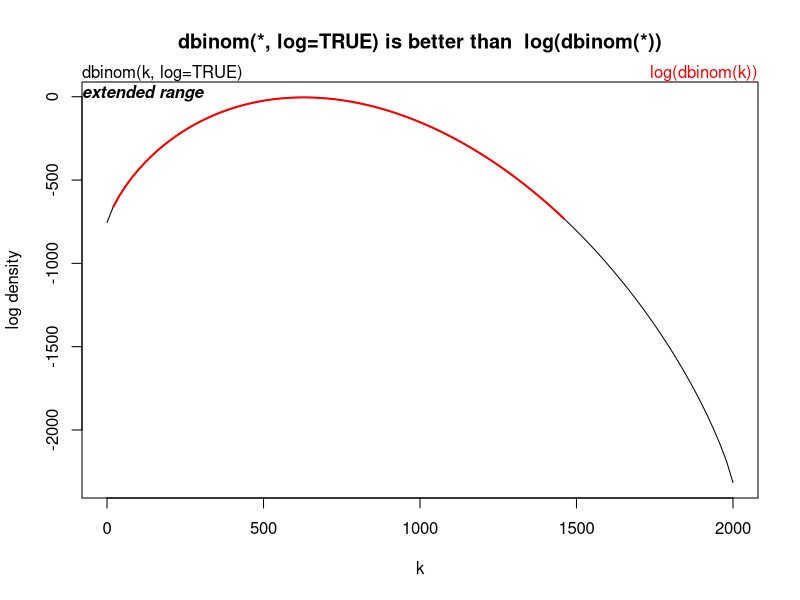

The R script that drew this image: (Note: this script raises an error after producing the figure.)
require(graphics)
# Compute P(45 < X < 55) for X Binomial(100,0.5)
sum(dbinom(46:54, 100, 0.5))

## Using "log = TRUE" for an extended range :
n <- 2000
k <- seq(0, n, by = 20)
plot (k, dbinom(k, n, pi/10, log = TRUE), type = "l", ylab = "log density",
      main = "dbinom(*, log=TRUE) is better than  log(dbinom(*))")
lines(k, log(dbinom(k, n, pi/10)), col = "red", lwd = 2)
## extreme points are omitted since dbinom gives 0.
mtext("dbinom(k, log=TRUE)", adj = 0)
mtext("extended range", adj = 0, line = -1, font = 4)
mtext("log(dbinom(k))", col = "red", adj = 1)

matrix(c(1,2,3, 11,12,13), nrow = 2, ncol = 3, byrow = TRUE,
       dimnames = list(c("row1", "row2"),
                       c("C.1", "C.2", "C.3")))

t.test(pre,post, mu=0, var.equal=TRUE, paired=TRUE)


#t.test(pre, alternative = c("two.sided"), mu = mean(post), conf.level = 0.95)

wt.diff <- pre-post

t <- (mean(wt.diff)-0)/(sd(wt.diff)/(sqrt(10)))
t

critical.value <- qt(0.95, 9, lower.tail = TRUE)
critical.value

qt(c(0.025, 0.975), 9, lower.tail = TRUE)

# The critical value is less than the t-value so the null hypothesis can be
# rejected.  The difference in result is a consequence of a smaller sample variance.
# A p-value may be calculated as well.  It is smaller than 5%.

2*(pt(abs(t), 9, lower.tail = FALSE))

2*pt(-abs(t),9)

2*pt(t,9, lower.tail = TRUE)

2*pt(-t,9, lower.tail = FALSE)

# Since the entire data set is available, t.test() can be used.

t.test(wt.diff, alternative = c("two.sided"), mu = 0, conf.level = 0.95)

t.test(pre,post,alternative = c("two.sided"),paired = TRUE, var.equal = TRUE)


t.values <- qt(c(0.025, 0.975), 9, lower.tail = TRUE)
std <- sd(wt.diff)/sqrt(10)
mu <- mean(wt.diff)
c(signif(mu+t.values[1]*std, digits=5), signif(mu+t.values[2]*std, digits=5))